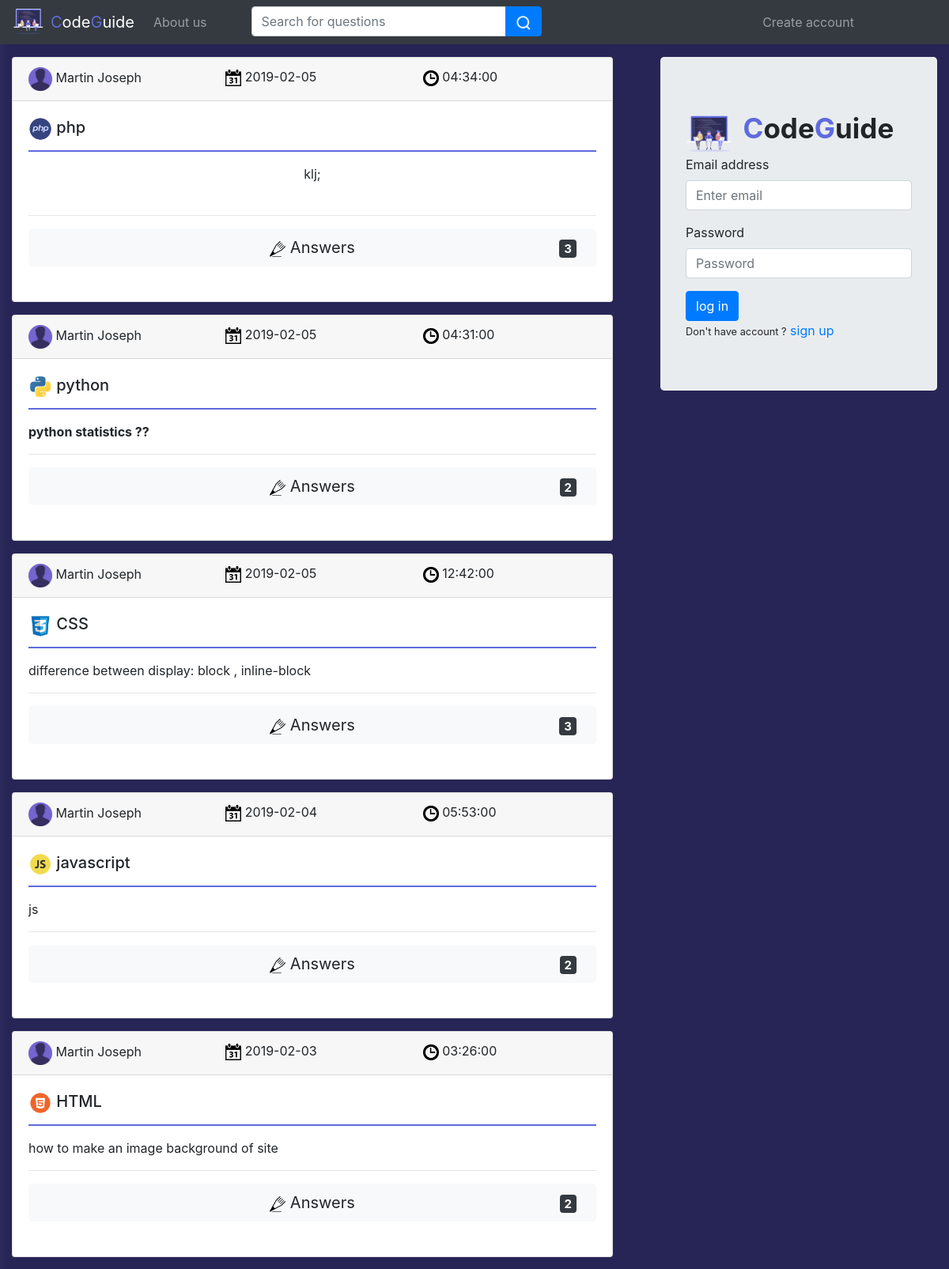
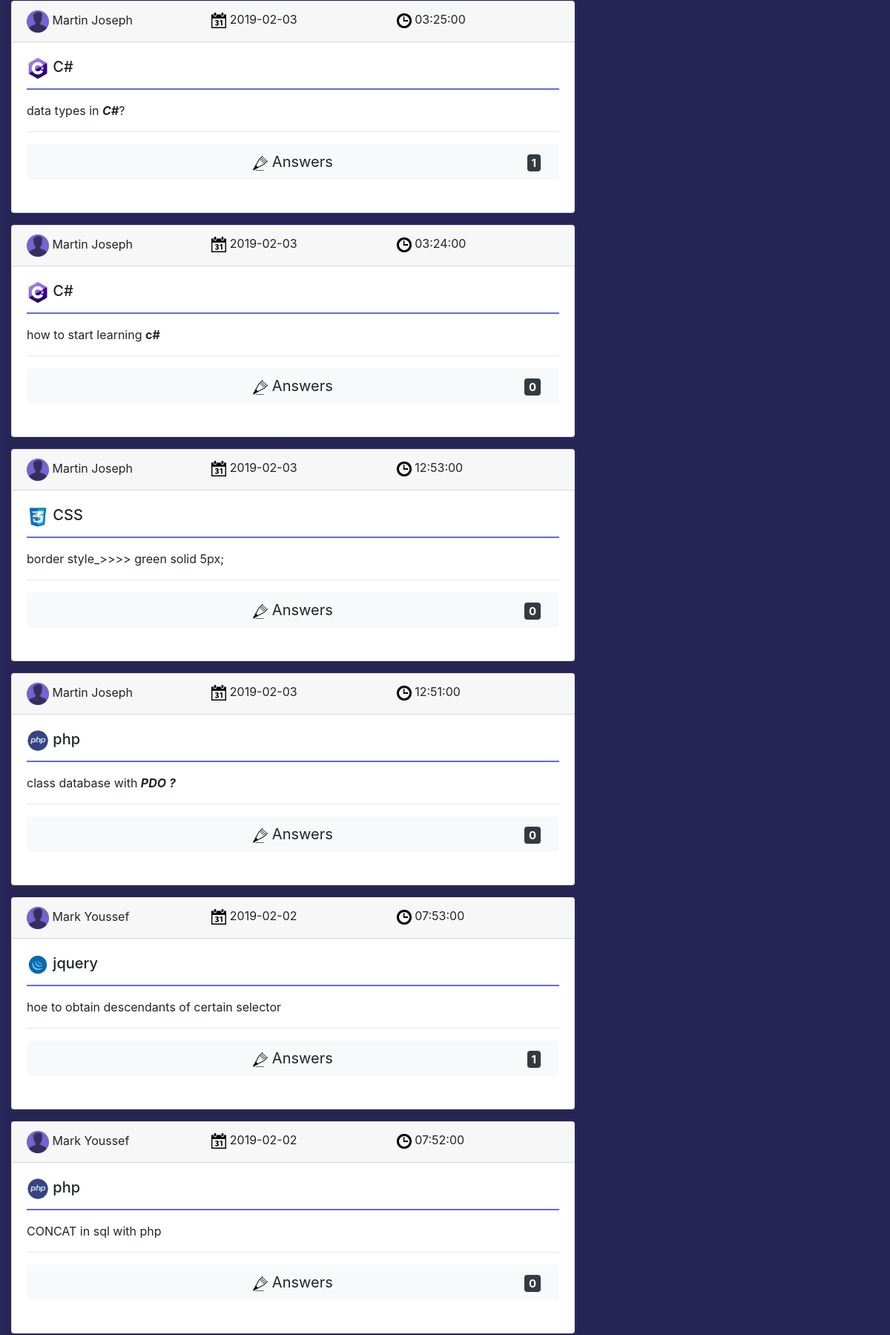
Page /Developement/home.php (upper part) on the committed database (2 pictures, top to bottom).
### tables this page shows
CREATE TABLE `post` (
  `id` int(255) NOT NULL,
  `user_id` text NOT NULL,
  `dates` date NOT NULL,
  `question` text NOT NULL,
  `reported` int(255) NOT NULL,
  `language` text NOT NULL,
  `group_id` int(255) NOT NULL,
  `times` time NOT NULL
);

CREATE TABLE `user` (
  `id` int(255) NOT NULL,
  `first_name` varchar(255) NOT NULL,
  `email` varchar(255) NOT NULL,
  `password` varchar(255) NOT NULL,
  `last_name` varchar(255) NOT NULL
);

### Developement/model/post.php (called while the page is built, shortened)
<?php
class post extends Database {
public static function search_post($keyword)
{
  $keyword = str_replace(" ", "%", $keyword);
  $sql = "SELECT *,post.id as post_id FROM post join user on post.user_id=user.id
  WHERE question like ('%$keyword%') AND post.group_id=0 ORDER BY post.id DESC;";
  $statement = Database::$db->prepare($sql);
  $statement->execute();
  $posts = [];
  while($row = $statement->fetch(PDO::FETCH_ASSOC)) {
    $posts[] = $row;
  }
  return $posts;
}
}
?>

### Developement/model/comment.php (called while the page is built, shortened)
<?php
class comment extends Database {
  public static function get_number_comments($post_id){
    $sql="SELECT COUNT(user_id) as number FROM comment WHERE post_id=$post_id;";
    $statement = Database::$db->prepare($sql);
    $statement->execute();
    $number=$statement->fetch(PDO::FETCH_ASSOC);
    return $number;
  }
}
 ?>

### Developement/home.php (the view, shortened to what this page needs)
<?php
include_once("model/post.php");
include_once("model/comment.php");
 ?>
<!DOCTYPE html>
<html lang="en" dir="ltr">
  <head>
    <link rel="stylesheet" href="css/bootstrap.min.css">
    <link rel="stylesheet" href="https://stackpath.bootstrapcdn.com/bootstrap/4.1.3/css/bootstrap.min.css">
  </head>
  <body >
    <nav class="navbar navbar-expand-lg navbar-dark bg-dark fixed-top" >
      <img class="mr-2" src="img/logo.png" width="40 px"  height="35 px"/>
      <a class="navbar-brand" href="#"><span style="color:#5f6bdd;">C</span>ode<span style="color:#5f6bdd;">G</span>uide</a>
      <div class="collapse navbar-collapse" id="navbarSupportedContent">
        <ul class="navbar-nav mr-auto">
          <li class="nav-item">
            <a class="nav-link" href="./aboutus.php">About us</a>
          </li>
          <li>
            <form action="home.php" method="get">
              <div class="input-group ml-5 my-2 my-lg-0">
                <input class="form-control" type="search" placeholder="Search for questions" aria-label="Search" name='question' aria-describedby="button-addon2">
                <div class="input-group-append">
                  <button type='submit'class="btn btn-primary" type="button" id="button-addon2"><img src="img/search.png" width="20px"></button>
                </div>
              </div>
            </form>
          </li>
        </ul>
        <ul class="navbar-nav mr-5 pr-5">
          <li class="nav-item dropdown">
            <a class='nav-link' href="signup.php">
              Create account
            </a>
          </li>
        </ul>
      </div>
    </nav><br><br><br>
    <div class="row">
      <div class="col-lg-8 col-sm-12">
        <div class="container">
          <?php
          if(!isset($_GET['question']))
          $posts=post::search_post(" ");
          else
          $posts=post::search_post($_GET['question']);
          foreach ($posts as $post) {
            ?>
          <div class="card mb-3">
            <div class="card-header">
              <div class="row">
              <div class="col-lg-4">
                <img src="img/profile.png" width="30 px">
              <?php echo ucwords($post["first_name"])." ".ucwords($post["last_name"]);?>
            </div>
            <div class="col-lg-4">
              <img src="img/calender.png" width="20 px">
              <?php echo $post['dates']?>
            </div>
            <div class="col-lg-4">
              <img src="img/time.png" width="20 px">
              <?php echo $post['times']?>
            </div>
            </div>
            </div>
            <div class="card-body">
              <h5 class="card-title">  <?php
              if ($post["language"]=="C/C++") {
                ?>
                  <img src="img/c++.png" height="30px" alt="">
                <?php
              }
              else if ($post["language"]=="C#") {
                ?>
                  <img src="img/csharp.png" height="30px" alt="">
                <?php
              }
              else if ($post["language"]=="java") {
                ?>
                  <img src="img/java.png" height="30px"alt="">
                <?php
              }
              else if ($post["language"]=="python") {
                ?>
                  <img src="img/python.png" height="30px" alt="">
                <?php
              }
              else if ($post["language"]=="php") {
                ?>
                  <img src="img/php.png" height="30px" alt="">
                <?php
              }
              else if ($post["language"]=="CSS") {
                ?>
                  <img src="img/css.png" height="30px" alt="">
                <?php
              }
              else if ($post["language"]=="HTML") {
                ?>
                  <img src="img/html.png" height="30px" alt="">
                <?php
              }
              else if ($post["language"]=="js") {
                ?>
                  <img src="img/javascript.png" height="30px" alt="">
                <?php
              }
              else if ($post["language"]=="jquery") {
                ?>
                  <img src="img/jquery.png" height="30px" alt="">
                <?php
              }
              if($post["language"]=='js'){
                echo "javascript";
              }else{
                  echo $post["language"];
              }?></h5>
              <p class="card-text" style="border:solid 1px #5f6bdd"><?php echo $post["question"]?></p>
              <hr>
              <div class="row rowC">
                <div class="col-lg-12">
                    <?php
                      $number=comment::get_number_comments($post['post_id']);
                     ?>
                     <button type="button" class="btn btn-light btn-lg btn-block mb-4" id="answer_<?php echo $post["post_id"] ?>"><img src="img/answer.png" width="20px">
                     <span style="position:absolute; top:14px; right:40px;" class="badge badge-dark"><?php echo $number['number'];  ?></span>  Answers</button>
                </div>
              </div>
          </div>
          </div>
        <?php  }?>
      </div>
      </div>
      <div class="col-lg-4 col-sm-12">
        <div class="container">
          <div class="jumbotron">
            <img class="mr-2" src="img/logo.png" width="60 px"  height="50 px"/>
            <span style="font-size:35px; font-weight:bold;"><span style="color:#5f6bdd;">C</span>ode<span style="color:#5f6bdd;">G</span>uide</span>
            <form id="login"action="" method="post">
              <div class="form-group">
                <label for="exampleInputEmail1">Email address</label>
                <input type="email" class="form-control" id="email" aria-describedby="emailHelp" placeholder="Enter email">
              </div>
              <div class="form-group">
                <label for="exampleInputPassword1">Password</label>
                <input type="password" class="form-control" id="password" placeholder="Password">
              </div>
              <button type="submit" class="btn btn-primary">log in</button><br>
              <small >Don't have account ?</small>
              <a  href="signup.php">sign up</a>
            </form>
          </div>
        </div>
      </div>
    </div>
  </body>
</html>

### Developement/home.php (style rules this page uses)
body { background-image: url(img/home.jpg); background-size: cover; background-repeat: no-repeat; }

### rows in the picture
post: user.first_name "Martin", user.last_name "Joseph", dates "2019-02-05", times "04:34:00", language "php", question "klj;", number "3"
post: user.first_name "Martin", user.last_name "Joseph", dates "2019-02-05", times "04:31:00", language "python", question "python statistics ??", number "2"
post: user.first_name "Martin", user.last_name "Joseph", dates "2019-02-05", times "12:42:00", language "CSS", question "difference between display: block , inline-block", number "3"
post: user.first_name "Martin", user.last_name "Joseph", dates "2019-02-04", times "05:53:00", language "javascript", question "js", number "2"
post: user.first_name "Martin", user.last_name "Joseph", dates "2019-02-03", times "03:26:00", language "HTML", question "how to make an image background of site", number "2"
post: user.first_name "Martin", user.last_name "Joseph", dates "2019-02-03", times "03:25:00", language "C#", question "data types in C# ?", number "1"
post: user.first_name "Martin", user.last_name "Joseph", dates "2019-02-03", times "03:24:00", language "C#", question "how to start learning c#", number "0"
post: user.first_name "Martin", user.last_name "Joseph", dates "2019-02-03", times "12:53:00", language "CSS", question "border style_>>>> green solid 5px;", number "0"
post: user.first_name "Martin", user.last_name "Joseph", dates "2019-02-03", times "12:51:00", language "php", question "class database with PDO ?", number "0"
post: user.first_name "Mark", user.last_name "Youssef", dates "2019-02-02", times "07:53:00", language "jquery", question "hoe to obtain descendants of certain selector", number "1"
post: user.first_name "Mark", user.last_name "Youssef", dates "2019-02-02", times "07:52:00", language "php", question "CONCAT in sql with php", number "0"
